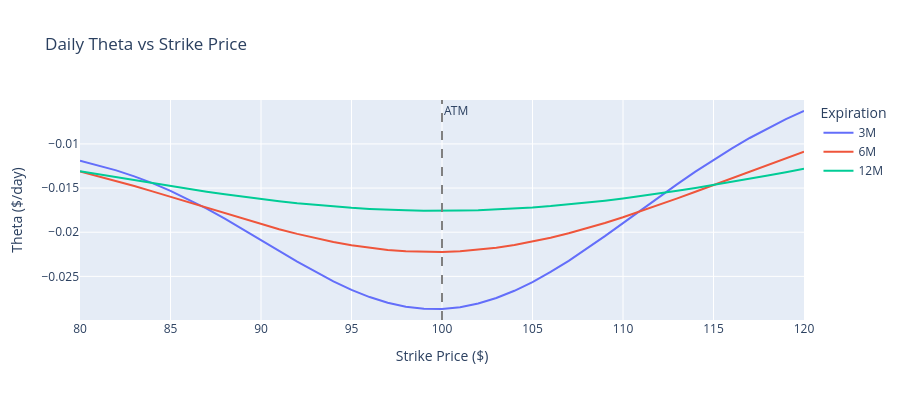

Notebook cell for this chart:
### Markdown cell above
### Theta Decay Acceleration

Theta (time decay) accelerates as expiration approaches. Options lose
value faster in their final weeks.

### Code cell
fig = px.line(
    greeks_df.to_pandas(),
    x="strike",
    y="theta",
    color="time_to_exp",
    title="Daily Theta vs Strike Price",
    labels={
        "strike": "Strike Price ($)",
        "theta": "Theta ($/day)",
        "time_to_exp": "Expiration",
    },
)
fig.add_vline(x=100, line_dash="dash", line_color="gray", annotation_text="ATM")
fig.update_layout(height=400)
fig.show()

### Figure 1 — Plotly figure (JSON) as saved in the notebook; plotly's stock layout.template omitted (floating-point values rounded to 4 significant figures)
{"data": [{"hovertemplate": "Expiration=3M<br>Strike Price ($)=%{x}<br>Theta ($/day)=%{y}<extra></extra>", "legendgroup": "3M", "line": {"color": "#636efa", "dash": "solid"}, "marker": {"symbol": "circle"}, "mode": "lines", "name": "3M", "orientation": "v", "showlegend": true, "type": "scatter", "x": [80.0, 81.0, 82.0, 83.0, 84.0, 85.0, 86.0, 87.0, 88.0, 89.0, 90.0, 91.0, 92.0, 93.0, 94.0, 95.0, 96.0, 97.0, 98.0, 99.0, 100.0, 101.0, 102.0, 103.0, 104.0, 105.0, 106.0, 107.0, 108.0, 109.0, 110.0, 111.0, 112.0, 113.0, 114.0, 115.0, 116.0, 117.0, 118.0, 119.0, 120.0], "xaxis": "x", "y": [-0.01192, -0.01242, -0.013, -0.01367, -0.01444, -0.01531, -0.01628, -0.01733, -0.01846, -0.01965, -0.02088, -0.02211, -0.02333, -0.02449, -0.02557, -0.02653, -0.02734, -0.02799, -0.02844, -0.02868, -0.0287, -0.0285, -0.02808, -0.02745, -0.02663, -0.02564, -0.0245, -0.02324, -0.02188, -0.02045, -0.01898, -0.01749, -0.01601, -0.01455, -0.01315, -0.0118, -0.01052, -0.009329, -0.00822, -0.007201, -0.006273], "yaxis": "y"}, {"hovertemplate": "Expiration=6M<br>Strike Price ($)=%{x}<br>Theta ($/day)=%{y}<extra></extra>", "legendgroup": "6M", "line": {"color": "#EF553B", "dash": "solid"}, "marker": {"symbol": "circle"}, "mode": "lines", "name": "6M", "orientation": "v", "showlegend": true, "type": "scatter", "x": [80.0, 81.0, 82.0, 83.0, 84.0, 85.0, 86.0, 87.0, 88.0, 89.0, 90.0, 91.0, 92.0, 93.0, 94.0, 95.0, 96.0, 97.0, 98.0, 99.0, 100.0, 101.0, 102.0, 103.0, 104.0, 105.0, 106.0, 107.0, 108.0, 109.0, 110.0, 111.0, 112.0, 113.0, 114.0, 115.0, 116.0, 117.0, 118.0, 119.0, 120.0], "xaxis": "x", "y": [-0.01312, -0.01364, -0.01419, -0.01477, -0.01538, -0.016, -0.01663, -0.01726, -0.01789, -0.0185, -0.0191, -0.01966, -0.02019, -0.02067, -0.0211, -0.02147, -0.02177, -0.022, -0.02216, -0.02224, -0.02224, -0.02216, -0.022, -0.02176, -0.02145, -0.02107, -0.02063, -0.02012, -0.01956, -0.01895, -0.0183, -0.01762, -0.0169, -0.01616, -0.01541, -0.01465, -0.01388, -0.01312, -0.01236, -0.01161, -0.01088], "yaxis": "y"}, {"hovertemplate": "Expiration=12M<br>Strike Price ($)=%{x}<br>Theta ($/day)=%{y}<extra></extra>", "legendgroup": "12M", "line": {"color": "#00cc96", "dash": "solid"}, "marker": {"symbol": "circle"}, "mode": "lines", "name": "12M", "orientation": "v", "showlegend": true, "type": "scatter", "x": [80.0, 81.0, 82.0, 83.0, 84.0, 85.0, 86.0, 87.0, 88.0, 89.0, 90.0, 91.0, 92.0, 93.0, 94.0, 95.0, 96.0, 97.0, 98.0, 99.0, 100.0, 101.0, 102.0, 103.0, 104.0, 105.0, 106.0, 107.0, 108.0, 109.0, 110.0, 111.0, 112.0, 113.0, 114.0, 115.0, 116.0, 117.0, 118.0, 119.0, 120.0], "xaxis": "x", "y": [-0.01309, -0.01343, -0.01377, -0.01411, -0.01445, -0.01478, -0.0151, -0.01541, -0.0157, -0.01598, -0.01625, -0.01649, -0.01671, -0.01691, -0.01709, -0.01724, -0.01736, -0.01746, -0.01752, -0.01756, -0.01757, -0.01755, -0.01751, -0.01743, -0.01733, -0.0172, -0.01704, -0.01686, -0.01665, -0.01642, -0.01617, -0.0159, -0.01562, -0.01531, -0.01499, -0.01465, -0.01431, -0.01395, -0.01358, -0.01321, -0.01282], "yaxis": "y"}], "layout": {"annotations": [{"showarrow": false, "text": "ATM", "x": 100, "xanchor": "left", "xref": "x", "y": 1, "yanchor": "top", "yref": "y domain"}], "height": 400, "legend": {"title": {"text": "Expiration"}, "tracegroupgap": 0}, "shapes": [{"line": {"color": "gray", "dash": "dash"}, "type": "line", "x0": 100, "x1": 100, "xref": "x", "y0": 0, "y1": 1, "yref": "y domain"}], "title": {"text": "Daily Theta vs Strike Price"}, "xaxis": {"anchor": "y", "domain": [0.0, 1.0], "title": {"text": "Strike Price ($)"}}, "yaxis": {"anchor": "x", "domain": [0.0, 1.0], "title": {"text": "Theta ($/day)"}}}}
